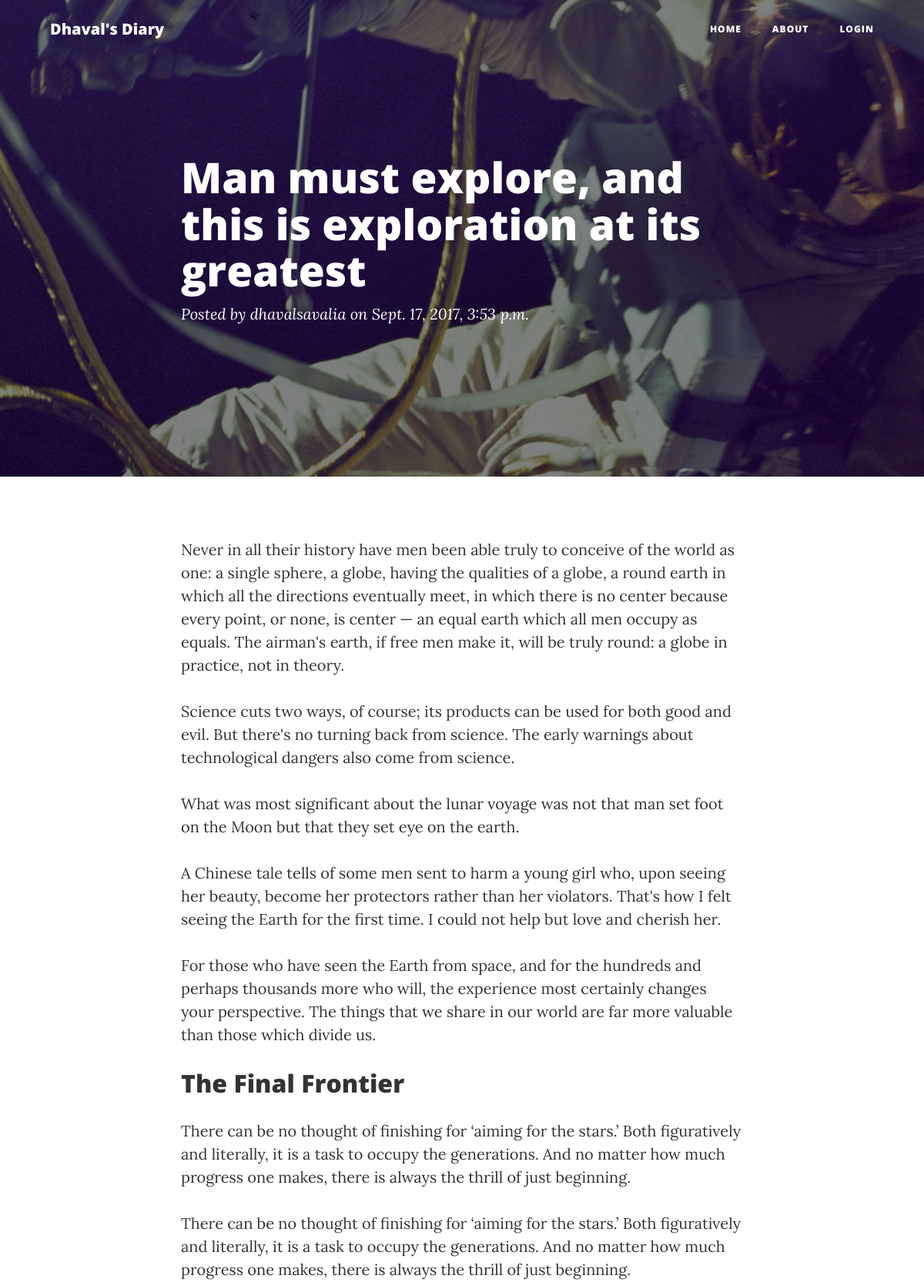
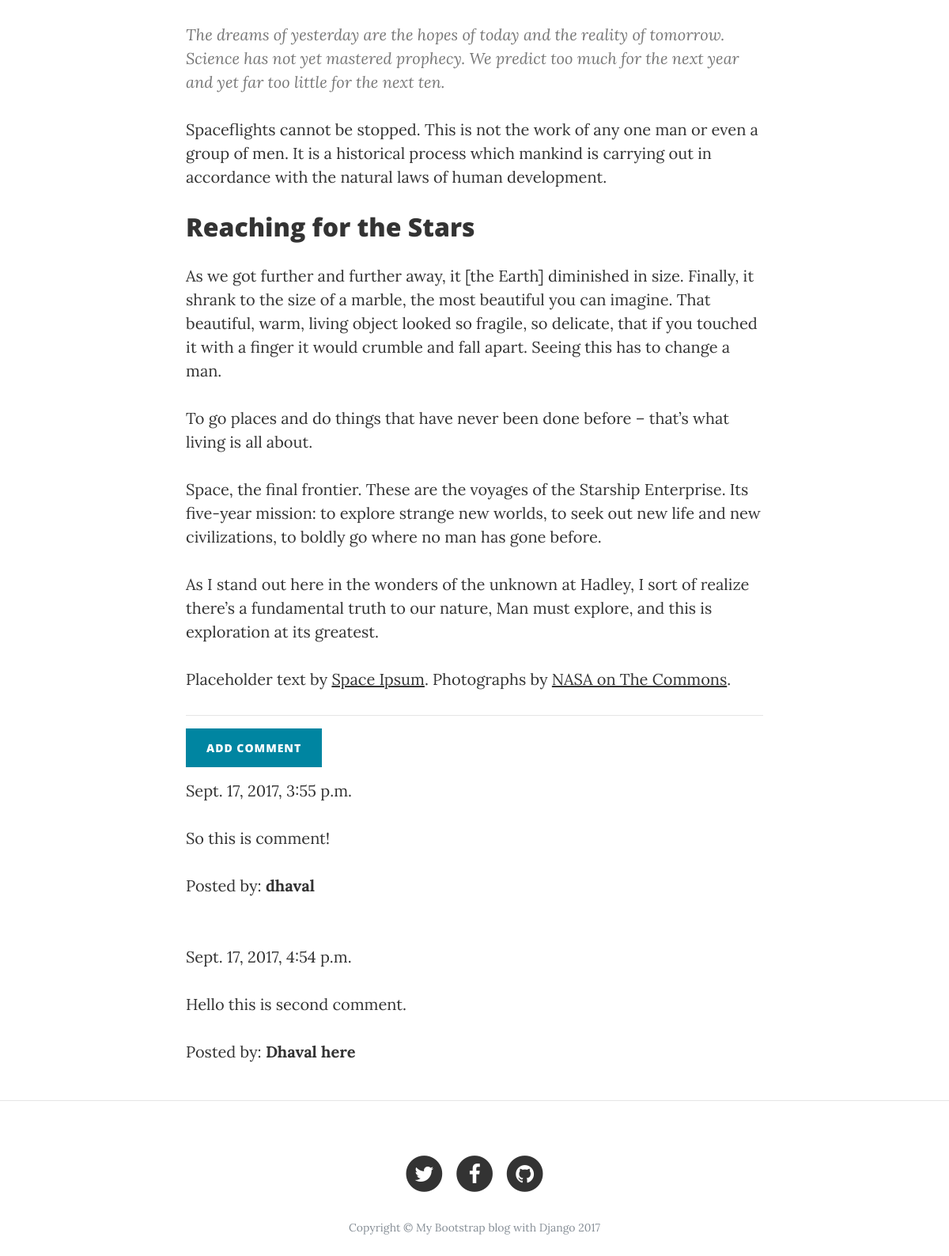
/post/1, run on the app's committed database (2 pictures, top to bottom).
### blog/models.py (models this page shows, shortened)
class Post(models.Model):
    author = models.ForeignKey('auth.User')
    title = models.CharField(max_length=256)
    text = models.TextField()
    create_date = models.DateTimeField(default=timezone.now())
    published_date = models.DateTimeField(blank=True, null=True)

class Comment(models.Model):
    post = models.ForeignKey('blog.Post', related_name='comments')
    author = models.CharField(max_length=50)
    text = models.TextField()
    create_date = models.DateTimeField(default=timezone.now())
    approved_comment = models.BooleanField(default=False)

### blog/views.py (the view)
# urls.py: url(r'^post/(?P<pk>\d+)$', views.PostDetailView.as_view(), name='post_detail'),
class PostDetailView(DetailView):
    model = Post

### blog/templates/blog/post_detail.html (shortened to what this page needs)
{% extends 'base.html' %}
{% block content %}
    {% load static %}
    <header class="masthead" style="background-image: url('{% static 'img/post-bg.jpg'%}')">
      <div class="container">
        <div class="row">
          <div class="col-lg-8 col-md-10 mx-auto">
            <div class="post-heading">
              <h1>{{ post.title }}</h1>
                {% if post.published_date %}
                    <span class="meta" style="margin-top: 15px;">Posted by
                    <a href="#">{{ post.author }}</a>
                    on {{ post.published_date }}</span>
                {% else %}
                    <a class="btn btn-default btn-lg" href="{% url 'post_publish' pk=post.pk %}" style="margin-top: 10px;">Publish</a>
                {% endif %}
            </div>
          </div>
        </div>
      </div>
    </header>
    <article>
      <div class="container">
        <div class="row">
          <div class="col-lg-8 col-md-10 mx-auto">
            <p>{{ post.text|safe|linebreaksbr }}</p>
            <hr>
            <a class="btn btn-primary btn-comment" href="{% url 'add_comment_to_post' pk=post.pk %}" style="margin-bottom: 15px;">Add comment</a>
              {% for comment in post.comments.all %}
              <br>
                  {% if user.is_authenticated or comment.approved_comment %}
                          {{ comment.create_date }}
                      <p>{{ comment.text|safe|linebreaks }}</p>
                      <p>Posted by: <strong>{{ comment.author }}</strong></p>
                  {% endif %}
              {% empty %}
                  <p>No comments posted.</p>
              {% endfor %}
          </div>
        </div>
      </div>
    </article>
    <hr>
{% endblock %}

### blog/templates/blog/base.html (shortened to what this page needs)
<!DOCTYPE html>
{% load staticfiles %}
{% load static %}
<html lang="en">
  <head>
    <link href="{% static 'css/bootstrap.min.css' %}" rel="stylesheet">
    <link href="{% static 'css/font-awesome.min.css' %}" rel="stylesheet" type="text/css">
        <link rel="stylesheet" href="//cdn.jsdelivr.net/medium-editor/latest/css/medium-editor.min.css" type="text/css" media="screen" charset="utf-8">
    <link href="{% static 'css/clean-blog.min.css' %}" rel="stylesheet">
  </head>
  <body>
    <nav class="navbar navbar-expand-lg navbar-light fixed-top" id="mainNav">
      <div class="container">
        <a class="navbar-brand" href="{% url 'post_list' %}">Dhaval's Diary</a>
        <div class="collapse navbar-collapse" id="navbarResponsive">
          <ul class="navbar-nav ml-auto">
            <li class="nav-item">
              <a class="nav-link" href="{% url 'post_list' %}">Home</a>
            </li>
            <li class="nav-item">
              <a class="nav-link" href="{% url 'about' %}">About</a>
            </li>
              {% if user.is_authenticated %}
            <li class="nav-item">
              <a class="nav-link" href="{% url 'post_new' %}" >New Post</a>
            </li>
            <li class="nav-item">
              <a class="nav-link" href="{% url 'post_draft_list' %}">Drafts</a>
            </li>
            <li class="nav-item">
              <a class="nav-link" href="{% url 'logout' %}" >Log out</a>
            </li>
            <li class="nav-item">
              <a class="nav-link" >Welcome: {{ user.username }}</a>
            </li>
              {% else %}
              <li class="nav-item"><a class='nav navbar-right nav-link' href="{% url 'login' %}" >Login</a></li>
                {% endif %}
              </ul>
        </div>
      </div>
    </nav>
    {% block content %}
    {% endblock %}
    <footer>
      <div class="container">
        <div class="row">
          <div class="col-lg-8 col-md-10 mx-auto">
            <ul class="list-inline text-center">
              <li class="list-inline-item">
                <a href="#">
                  <span class="fa-stack fa-lg">
                    <i class="fa fa-circle fa-stack-2x"></i>
                    <i class="fa fa-twitter fa-stack-1x fa-inverse"></i>
                  </span>
                </a>
              </li>
              <li class="list-inline-item">
                <a href="#">
                  <span class="fa-stack fa-lg">
                    <i class="fa fa-circle fa-stack-2x"></i>
                    <i class="fa fa-facebook fa-stack-1x fa-inverse"></i>
                  </span>
                </a>
              </li>
              <li class="list-inline-item">
                <a href="#">
                  <span class="fa-stack fa-lg">
                    <i class="fa fa-circle fa-stack-2x"></i>
                    <i class="fa fa-github fa-stack-1x fa-inverse"></i>
                  </span>
                </a>
              </li>
            </ul>
            <p class="copyright text-muted">Copyright &copy; My Bootstrap blog with Django 2017</p>
          </div>
        </div>
      </div>
    </footer>
  </body>
</html>

### data on the page
Post: title "Man must explore, and this is exploration at its greatest", author "dhavalsavalia", published_date "Sept. 17, 2017, 3:53 p.m.", text "Never in all their history have men been able truly to conceive of the world as one: a single sphere, a globe, having the qualities of a globe, a round earth in which all the directions eventually meet, in which there is no center because every point, or none, is center — an equal earth which all men occupy as equals. The airman's earth, if free men make it, will be truly round: a globe in practice, not in theory. Science cuts two ways, of course; its products can be used for both good and evil. But there's no turning back from science. The early warnings about technological dangers also come from science. What was most significant about the lunar voyage was not that man set foot on the…"
Comment: create_date "Sept. 17, 2017, 3:55 p.m.", text "So this is comment!", author "dhaval"
Comment: create_date "Sept. 17, 2017, 4:54 p.m.", text "Hello this is second comment.", author "Dhaval here"
